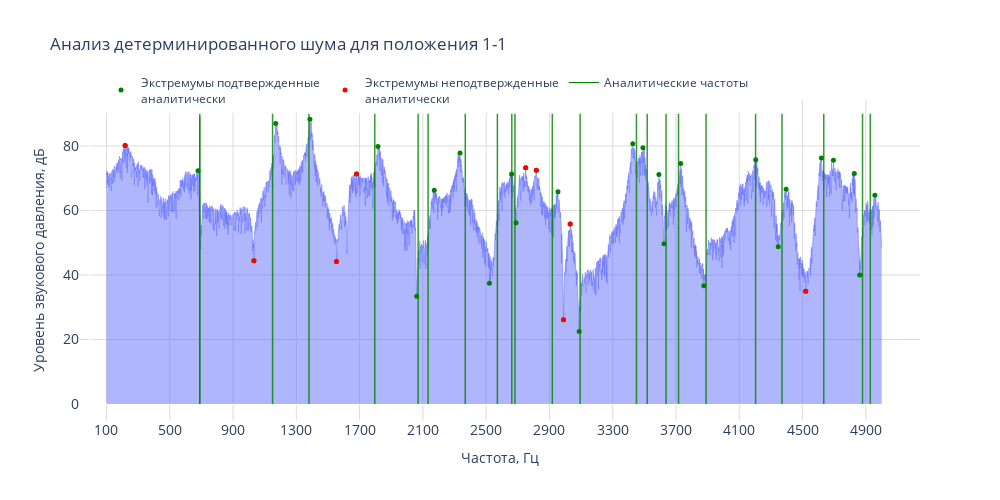

Here is the notebook cell this chart was saved with:
### Code cell
result('1-1')

### Figure 1 — Plotly figure (JSON) as saved in the notebook; plotly's stock layout.template omitted (floating-point values rounded to 4 significant figures; data arrays with more than 128 entries replaced by an {"elided": "..."} marker saying what was removed)
{"data": [{"fill": "tozeroy", "line": {"width": 0.5}, "mode": "lines", "name": "Уровень звукового давления", "showlegend": false, "type": "scatter", "x": {"elided": "4901 int values"}, "y": {"elided": "4901 float values"}}, {"marker": {"color": "green", "size": 5}, "mode": "markers", "name": "Экстремумы подтвержденные<br>аналитически", "type": "scatter", "x": [218, 679, 1032, 1170, 1386, 1554, 1681, 1816, 2061, 2172, 2335, 2521, 2661, 2689, 2750, 2817, 2989, 3031, 3088, 3427, 3491, 3624, 3592, 3730, 4346, 4396, 4619, 4695, 4827, 4861, 4957, 2954, 3876, 4204, 4520], "y": [80.12, 72.29, 44.43, 87.0, 88.33, 44.18, 71.3, 79.87, 33.42, 66.26, 77.82, 37.44, 71.32, 56.17, 73.24, 72.46, 26.13, 55.83, 22.48, 80.71, 79.43, 49.69, 71.16, 74.61, 48.74, 66.6, 76.27, 75.55, 71.43, 40.01, 64.7, 65.83, 36.65, 75.76, 34.95]}, {"marker": {"color": "red", "size": 5}, "mode": "markers", "name": "Экстремумы неподтвержденные<br>аналитически", "type": "scatter", "x": [218, 1032, 1554, 1681, 2750, 2817, 2989, 3031, 4520], "y": [80.12, 44.43, 44.18, 71.3, 73.24, 72.46, 26.13, 55.83, 34.95]}, {"line": {"color": "Green", "width": 1}, "mode": "lines", "name": "Аналитические частоты", "showlegend": true, "type": "scatter", "x": [690, 690, 690, 690, 690, 690, 690, 690, 690, 690, 690, 690, 690, 690, 690, 690, 690, 690, 690, 690, 690, 690, 690, 690, 690, 690, 690, 690, 690, 690, 690, 690, 690, 690, 690, 690, 690, 690, 690, 690, 690, 690, 690, 690, 690, 690, 690, 690, 690, 690, 690, 690, 690, 690, 690, 690, 690, 690, 690, 690, 690, 690, 690, 690, 690, 690, 690, 690, 690, 690, 690, 690, 690, 690, 690, 690, 690, 690, 690, 690, 690, 690, 690, 690, 690, 690, 690, 690, 690, 690], "y": [0, 1, 2, 3, 4, 5, 6, 7, 8, 9, 10, 11, 12, 13, 14, 15, 16, 17, 18, 19, 20, 21, 22, 23, 24, 25, 26, 27, 28, 29, 30, 31, 32, 33, 34, 35, 36, 37, 38, 39, 40, 41, 42, 43, 44, 45, 46, 47, 48, 49, 50, 51, 52, 53, 54, 55, 56, 57, 58, 59, 60, 61, 62, 63, 64, 65, 66, 67, 68, 69, 70, 71, 72, 73, 74, 75, 76, 77, 78, 79, 80, 81, 82, 83, 84, 85, 86, 87, 88, 89]}], "layout": {"height": 500, "legend": {"orientation": "h", "x": 0.025, "y": 1.1}, "plot_bgcolor": "rgb(255,255,255)", "shapes": [{"line": {"color": "Green", "width": 1.5}, "opacity": 0.8, "type": "line", "x0": 690, "x1": 690, "y0": 0, "y1": 90}, {"line": {"color": "Green", "width": 1.5}, "opacity": 0.8, "type": "line", "x0": 1150, "x1": 1150, "y0": 0, "y1": 90}, {"line": {"color": "Green", "width": 1.5}, "opacity": 0.8, "type": "line", "x0": 1380, "x1": 1380, "y0": 0, "y1": 90}, {"line": {"color": "Green", "width": 1.5}, "opacity": 0.8, "type": "line", "x0": 1796, "x1": 1796, "y0": 0, "y1": 90}, {"line": {"color": "Green", "width": 1.5}, "opacity": 0.8, "type": "line", "x0": 2070, "x1": 2070, "y0": 0, "y1": 90}, {"line": {"color": "Green", "width": 1.5}, "opacity": 0.8, "type": "line", "x0": 2133, "x1": 2133, "y0": 0, "y1": 90}, {"line": {"color": "Green", "width": 1.5}, "opacity": 0.8, "type": "line", "x0": 2368, "x1": 2368, "y0": 0, "y1": 90}, {"line": {"color": "Green", "width": 1.5}, "opacity": 0.8, "type": "line", "x0": 2571, "x1": 2571, "y0": 0, "y1": 90}, {"line": {"color": "Green", "width": 1.5}, "opacity": 0.8, "type": "line", "x0": 2662, "x1": 2662, "y0": 0, "y1": 90}, {"line": {"color": "Green", "width": 1.5}, "opacity": 0.8, "type": "line", "x0": 2682, "x1": 2682, "y0": 0, "y1": 90}, {"line": {"color": "Green", "width": 1.5}, "opacity": 0.8, "type": "line", "x0": 2918, "x1": 2918, "y0": 0, "y1": 90}, {"line": {"color": "Green", "width": 1.5}, "opacity": 0.8, "type": "line", "x0": 3094, "x1": 3094, "y0": 0, "y1": 90}, {"line": {"color": "Green", "width": 1.5}, "opacity": 0.8, "type": "line", "x0": 3450, "x1": 3450, "y0": 0, "y1": 90}, {"line": {"color": "Green", "width": 1.5}, "opacity": 0.8, "type": "line", "x0": 3518, "x1": 3518, "y0": 0, "y1": 90}, {"line": {"color": "Green", "width": 1.5}, "opacity": 0.8, "type": "line", "x0": 3637, "x1": 3637, "y0": 0, "y1": 90}, {"line": {"color": "Green", "width": 1.5}, "opacity": 0.8, "type": "line", "x0": 3716, "x1": 3716, "y0": 0, "y1": 90}, {"line": {"color": "Green", "width": 1.5}, "opacity": 0.8, "type": "line", "x0": 3890, "x1": 3890, "y0": 0, "y1": 90}, {"line": {"color": "Green", "width": 1.5}, "opacity": 0.8, "type": "line", "x0": 4203, "x1": 4203, "y0": 0, "y1": 90}, {"line": {"color": "Green", "width": 1.5}, "opacity": 0.8, "type": "line", "x0": 4370, "x1": 4370, "y0": 0, "y1": 90}, {"line": {"color": "Green", "width": 1.5}, "opacity": 0.8, "type": "line", "x0": 4634, "x1": 4634, "y0": 0, "y1": 90}, {"line": {"color": "Green", "width": 1.5}, "opacity": 0.8, "type": "line", "x0": 4879, "x1": 4879, "y0": 0, "y1": 90}, {"line": {"color": "Green", "width": 1.5}, "opacity": 0.8, "type": "line", "x0": 4928, "x1": 4928, "y0": 0, "y1": 90}], "showlegend": true, "title": {"font": {"size": 17}, "text": "Анализ детерминированного шума для положения 1-1"}, "width": 1000, "xaxis": {"gridcolor": "rgb(220,220,220)", "gridwidth": 1, "showgrid": true, "tickfont": {"size": 14}, "tickvals": [100, 500, 900, 1300, 1700, 2100, 2500, 2900, 3300, 3700, 4100, 4500, 4900], "title": {"text": "Частота, Гц"}}, "yaxis": {"gridcolor": "rgb(220,220,220)", "gridwidth": 1, "showgrid": true, "tickfont": {"size": 14}, "title": {"text": "Уровень звукового давления, дБ"}}}}
